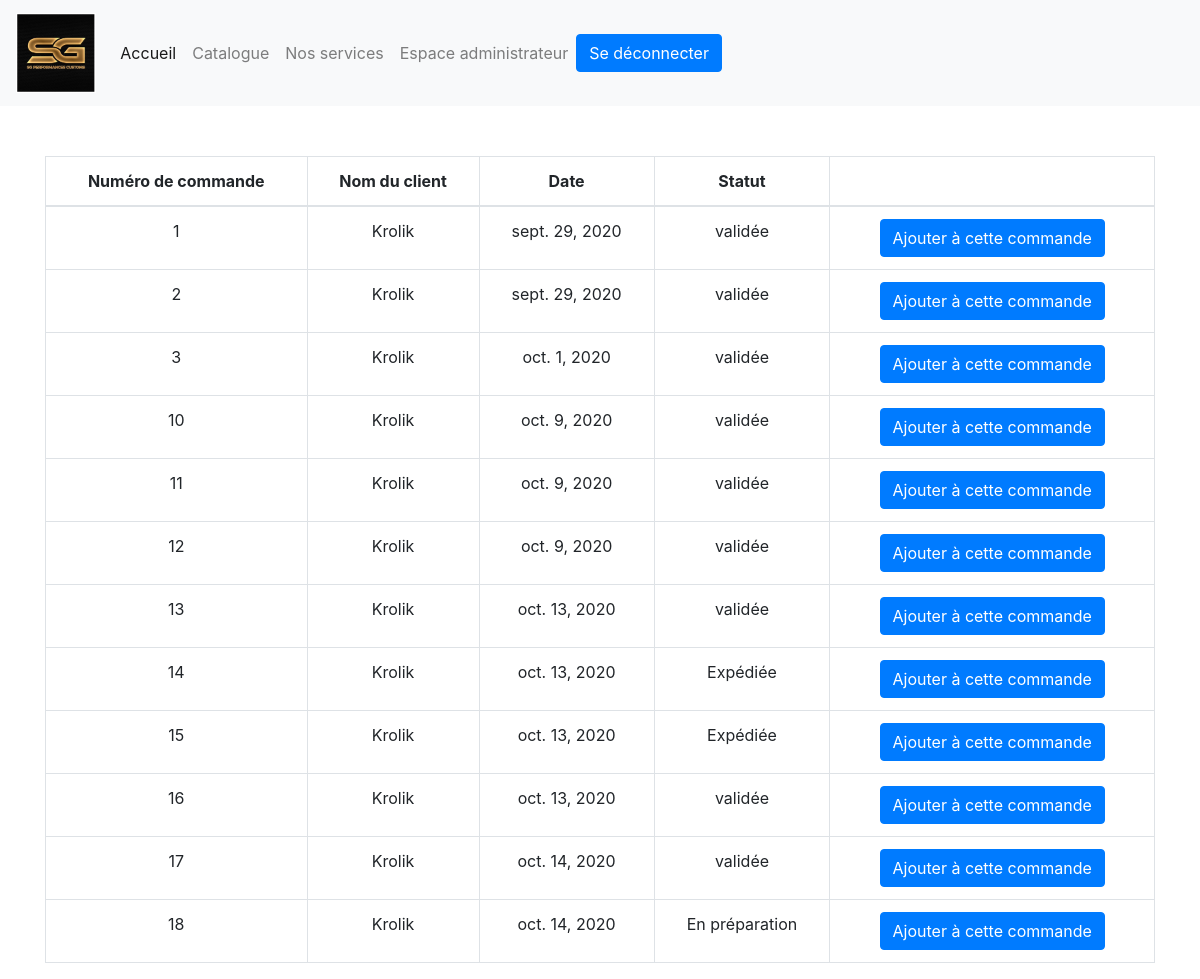
Page /compte/listeCommandeClient/2/6 (signed in) on the committed database.
### catalogue/models.py (models this page shows, shortened)
class SGPC_COMMANDE(models.Model):
    COM_UTI_ID = models.ForeignKey(SGPC_Utilisateur, on_delete=models.CASCADE)
    COM_DATE = models.DateField(auto_now_add=False)
    COM_STATUT = models.CharField(max_length=50)
    COM_NUMEROSUIVI = models.CharField(max_length=50, blank=True)
    COM_FACTURE_DATE = models.DateField(blank=True, null=True)
    COM_FACTURE_STATUT = models.CharField(max_length=50, blank=True, null=True)
    COM_FRAIS_LIVRAISON = models.DecimalField(max_digits=12,decimal_places=2,  validators=[MinValueValidator(0.01)], blank=True, null=True)
    COM_RES_ID = models.ManyToManyField('service.SGPC_RESERVATION', related_name="est_associe_a",blank=True)
    COM_PRO_ID = models.ManyToManyField(SGPC_PRODUIT, through='SGPC_ASSO_COM_PRO')

### compte/models.py (models this page shows, shortened)
class SGPC_Utilisateur(AbstractBaseUser):
    UTI_EMAIL = models.EmailField(
        verbose_name='email',
        max_length=255,
        unique=True,
    )
    UTI_PRENOM = models.CharField(max_length=30, unique=False)
    UTI_NOM = models.CharField(max_length=30, unique=False)
    UTI_DATENAISSANCE = models.DateField(auto_now_add=False)
    UTI_NUMEROTEL = models.CharField(max_length=20, unique=True)
    UTI_RUE = models.CharField(max_length=60)
    UTI_NUMERORUE = models.PositiveIntegerField(null=False)
    UTI_CODEPOSTALE = models.PositiveIntegerField(null=False)
    UTI_LOCALITE = models.CharField(max_length=30, unique=False)
    UTI_is_deleted = models.BooleanField(default=False)
    UTI_is_active = models.BooleanField(default=True)
    UTI_is_admin = models.BooleanField(default=False)
    objects = MyUserManager()
    USERNAME_FIELD = 'UTI_EMAIL'
    REQUIRED_FIELDS = ['UTI_PRENOM','UTI_NOM','UTI_DATENAISSANCE','UTI_RUE','UTI_NUMERORUE','UTI_CODEPOSTALE','UTI_LOCALITE',]

### compte/views.py (the view)
# urls.py: path('listeCommandeClient/<str:pk>/<str:resID>',views.listeCommandeClient, name="listeCommandeClient"),
@login_required(login_url="/login/")#inspirer de https://www.youtube.com/watch?v=eBsc65jTKvw
def listeCommandeClient(request, pk, resID):
    commande = SGPC_COMMANDE.objects.filter(Q(COM_UTI_ID_id=pk, COM_FACTURE_STATUT=None)) # Récupération des commandes faites le client
    nbCommande = commande.count() # On compte le nombre de commande.
    reservation = SGPC_RESERVATION.objects.get(id=resID) # Récupération de toutes les réservations ayant le meme id que le paramètres "resID"
    context = {
        'commande':commande,
        'reservation':reservation,
        'nbCommande':nbCommande,
    }
    return render(request, 'compte/listeCommandeClient.html', context)

### compte/templates/compte/listeCommandeClient.html (shortened to what this page needs)
<!DOCTYPE html>
<html lang="en">
<head>
    {% load static %}
    {% load bootstrap4 %}
    {% bootstrap_css %}
</head>
<body>
{% include 'nav.html' %}
    <div class="container">
    {% if nbCommande == 0 %}
        <h1>Le client n'a pas de commandes...</h1>
    {% else %}
        <div class="table-responsive-md" style="text-align: center;margin-top: 50px">
           <table class="table table-bordered">
              <thead>
                <tr>
                  <th scope="col">Numéro de commande</th>
                  <th scope="col">Nom du client</th>
                    <th scope="col">Date</th>
                    <th scope="col">Statut</th>
                    <th scope="col"></th>
                </tr>
              </thead>
              <tbody>
              {% for com in commande %}
                <tr>
                  <td>{{com.id }}</td>
                  <td>{{com.COM_UTI_ID.UTI_NOM}}</td>
                  <td>{{com.COM_DATE}}</td>
                  <td>{{com.COM_STATUT}}</td>
                  <td><a href="{% url 'ajouterCommandeRDV' reservation.id com.id %}"><button class="btn btn-primary">Ajouter à cette commande</button> </a> </td>
              {% endfor %}
              </tbody>
            </table>
        </div>
    {% endif %}
    </div>
</body>
</html>

### rows in the picture
SGPC_COMMANDE: id "1", COM_UTI_ID.UTI_NOM "Krolik", COM_DATE "sept. 29, 2020", COM_STATUT "validée"
SGPC_COMMANDE: id "2", COM_UTI_ID.UTI_NOM "Krolik", COM_DATE "sept. 29, 2020", COM_STATUT "validée"
SGPC_COMMANDE: id "3", COM_UTI_ID.UTI_NOM "Krolik", COM_DATE "oct. 1, 2020", COM_STATUT "validée"
SGPC_COMMANDE: id "10", COM_UTI_ID.UTI_NOM "Krolik", COM_DATE "oct. 9, 2020", COM_STATUT "validée"
SGPC_COMMANDE: id "11", COM_UTI_ID.UTI_NOM "Krolik", COM_DATE "oct. 9, 2020", COM_STATUT "validée"
SGPC_COMMANDE: id "12", COM_UTI_ID.UTI_NOM "Krolik", COM_DATE "oct. 9, 2020", COM_STATUT "validée"
SGPC_COMMANDE: id "13", COM_UTI_ID.UTI_NOM "Krolik", COM_DATE "oct. 13, 2020", COM_STATUT "validée"
SGPC_COMMANDE: id "14", COM_UTI_ID.UTI_NOM "Krolik", COM_DATE "oct. 13, 2020", COM_STATUT "Expédiée"
SGPC_COMMANDE: id "15", COM_UTI_ID.UTI_NOM "Krolik", COM_DATE "oct. 13, 2020", COM_STATUT "Expédiée"
SGPC_COMMANDE: id "16", COM_UTI_ID.UTI_NOM "Krolik", COM_DATE "oct. 13, 2020", COM_STATUT "validée"
SGPC_COMMANDE: id "17", COM_UTI_ID.UTI_NOM "Krolik", COM_DATE "oct. 14, 2020", COM_STATUT "validée"
SGPC_COMMANDE: id "18", COM_UTI_ID.UTI_NOM "Krolik", COM_DATE "oct. 14, 2020", COM_STATUT "En préparation"
